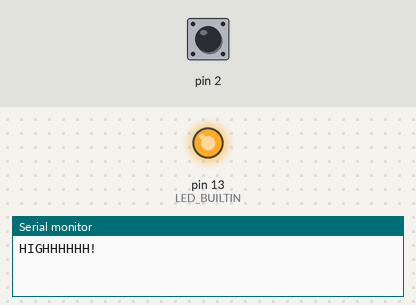
The sketch below on a simulated Arduino Uno, built with avr-gcc and run on an emulated ATmega328P. Parts: output pins drawn as LEDs (lit = HIGH), the last lines printed to the serial monitor. The inputs (shaded band) are chosen by the test bench; at power-on: pin 2 HIGH.

Above: at 1.2 s.
1.3 s: pin 2 pulled LOW for 0.15 s
At 1.37 s:
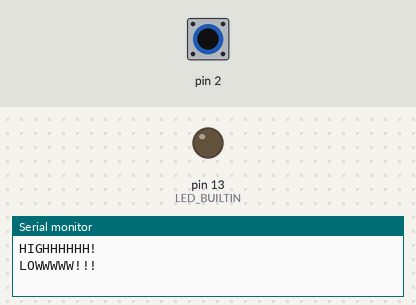
2.9 s: pin 2 pulled LOW for 3.2 s
At 7.4 s:
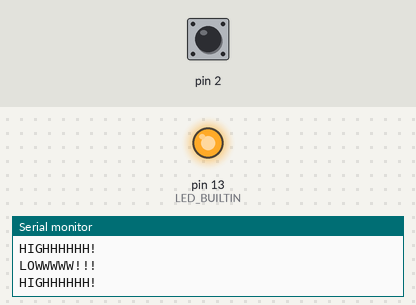
Timing chart, 0 to 8.9 s (numbered marks = the images above; inputs shaded):
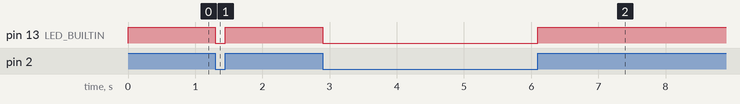

Measured:
- after the input at 1.3 s, pin 13 (LED_BUILTIN): HIGH → LOW at once, → HIGH 0.15 s later
- after the input at 2.9 s, pin 13 (LED_BUILTIN): HIGH → LOW at once, → HIGH 3.2 s later

The sketch:

bounced.ino
```cpp
int state = 0;
void setup() {
  pinMode(2, INPUT);
  digitalWrite(2, HIGH);
  pinMode(LED_BUILTIN, OUTPUT);
  Serial.begin(9600);
}

void loop() {
  if(digitalRead(2) == HIGH) {
    if(state == 0){
    digitalWrite(LED_BUILTIN, HIGH);
    Serial.print("\nHIGHHHHHH!");
    state = 1;
    }
  }
  else{
    if (state == 1){
      state = 0;
      digitalWrite(LED_BUILTIN, LOW);
      Serial.print("\nLOWWWWW!!!");
    }
  }
}
```
